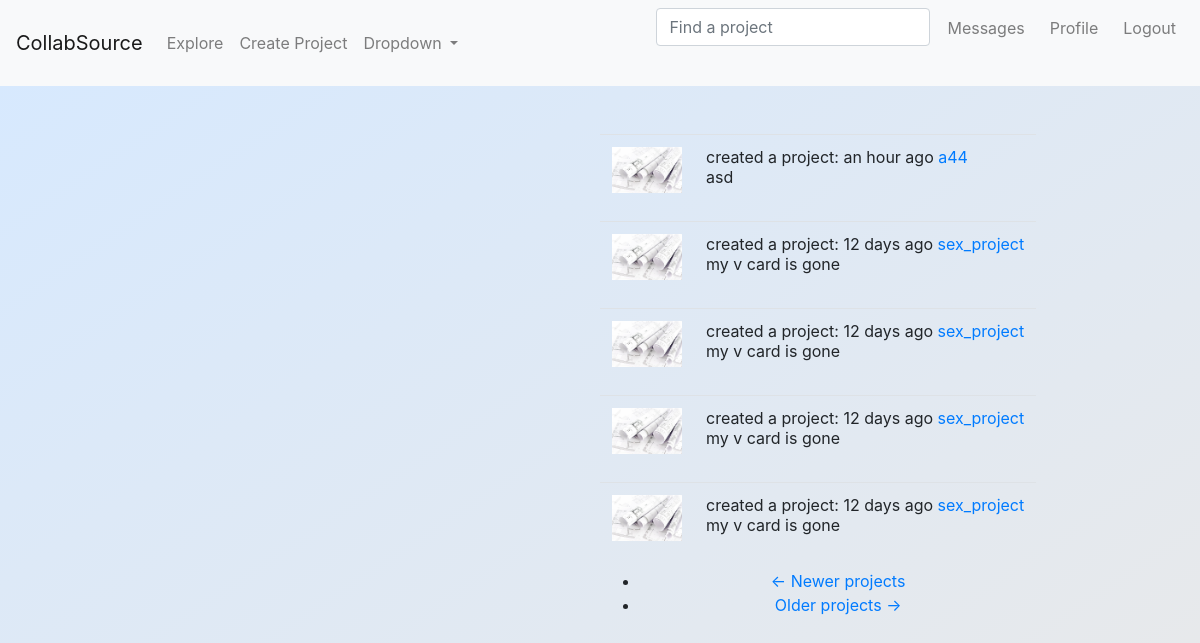
Screenshot of /explore (signed in) with the database file from the repository.
### app/models.py (models this page shows, shortened)
@dataclass
class Project(PaginatedAPIMixin, SearchableMixin, db.Model):
    __searchable__ = ['category','name','descr'] # add 'tags' and 'wanted_positions' when JSON figured out
    id = db.Column(db.Integer, primary_key=True)
    name = db.Column(db.String(60))
    category = db.Column(db.String(60))
    descr = db.Column(db.String(140))
    skill_level = db.Column(db.String(20))
    setting = db.Column(db.String(20))
    chat_link = db.Column(db.String(512)) # Discord, slack etc.
    language = db.Column(db.String(5))
    timestamp = db.Column(db.DateTime, index=True, default=datetime.utcnow) # index to retrieve projs in chron. order
    user_id = db.Column(db.Integer, db.ForeignKey('user.id')) #creator ID (want this to be many to one: many creator to one proj)
    __mapper_args__ = {'polymorphic_on': category}
    tags = db.relationship( # Looking at relationship from project (one) --> tags (many)
        'Tag', secondary=tag_map, #Self-ref, association table
        backref=db.backref('tag_map', lazy='dynamic'), lazy='dynamic') #defines how this relationship will be accessed from the right side entity
    wanted_positions = db.relationship( # represented by 'w_pos' for kind arg in tag functions
        'Position', secondary=position_map,
        backref=db.backref('position_map', lazy='dynamic'), lazy='dynamic')
    user_requests = db.relationship('JoinRequest', back_populates='project',cascade="all, delete-orphan", lazy='dynamic') # try setting to __tablename__
    members = db.relationship('ProjMember',back_populates='project',
                        lazy='dynamic',cascade="all, delete-orphan")

@dataclass
class Learning(Project):
    __mapper_args__ = {'polymorphic_identity': 'learning'}
    id = db.Column(db.Integer, db.ForeignKey('project.id'), primary_key=True)
    _field_name = 'learning' #SelectField option in form, not necessary with API?
    pace = db.Column(db.String(60))
    learning_category = db.Column(db.String(60))
    subject = db.Column(db.String(60)) # may be redundant with project name
    resource = db.Column(db.String(70)) #can be textbook, playlist, etc.

class PaginatedAPIMixin:
    @staticmethod
    def to_collection_dict(query, page, per_page, endpoint, **kwargs):
        resources = query.paginate(page, per_page, False)
        data = {
            'items': [item.to_dict() for item in resources.items],
            '_meta': {
                'page': page,
                'per_page': per_page,
                'total_pages': resources.pages,
                'total_items': resources.total
            },
            '_links': {
                'self': url_for(endpoint, page=page, per_page=per_page,
                                **kwargs),
                'next': url_for(endpoint, page=page + 1, per_page=per_page,
                                **kwargs) if resources.has_next else None,
                'prev': url_for(endpoint, page=page - 1, per_page=per_page,
                                **kwargs) if resources.has_prev else None
            }
        }
        return data

class SearchableMixin(object):
    @classmethod
    def before_commit(cls, session):
        session._changes = {
            'add': list(session.new),
            'update': list(session.dirty),
            'delete': list(session.deleted)
        }
    @classmethod
    def after_commit(cls, session):
        for obj in session._changes['add']:
            if isinstance(obj, SearchableMixin):
                add_to_index(obj.__tablename__, obj)
        for obj in session._changes['update']:
            if isinstance(obj, SearchableMixin):
                add_to_index(obj.__tablename__, obj)
        for obj in session._changes['delete']:
            if isinstance(obj, SearchableMixin):
                remove_from_index(obj.__tablename__, obj)
        session._changes = None

@dataclass
class Project(PaginatedAPIMixin, SearchableMixin, db.Model):
    __searchable__ = ['category','name','descr'] # add 'tags' and 'wanted_positions' when JSON figured out
    id = db.Column(db.Integer, primary_key=True)
    name = db.Column(db.String(60))
    category = db.Column(db.String(60))
    descr = db.Column(db.String(140))
    skill_level = db.Column(db.String(20))
    setting = db.Column(db.String(20))
    chat_link = db.Column(db.String(512)) # Discord, slack etc.
    language = db.Column(db.String(5))
    timestamp = db.Column(db.DateTime, index=True, default=datetime.utcnow) # index to retrieve projs in chron. order
    user_id = db.Column(db.Integer, db.ForeignKey('user.id')) #creator ID (want this to be many to one: many creator to one proj)
    __mapper_args__ = {'polymorphic_on': category}
    tags = db.relationship( # Looking at relationship from project (one) --> tags (many)
        'Tag', secondary=tag_map, #Self-ref, association table
        backref=db.backref('tag_map', lazy='dynamic'), lazy='dynamic') #defines how this relationship will be accessed from the right side entity
    wanted_positions = db.relationship( # represented by 'w_pos' for kind arg in tag functions
        'Position', secondary=position_map,
        backref=db.backref('position_map', lazy='dynamic'), lazy='dynamic')
    user_requests = db.relationship('JoinRequest', back_populates='project',cascade="all, delete-orphan", lazy='dynamic') # try setting to __tablename__
    members = db.relationship('ProjMember',back_populates='project',
                        lazy='dynamic',cascade="all, delete-orphan")

### app/main/routes.py (the view)
@bp.route('/explore')
@login_required
def explore():
    page = request.args.get('page', 1, type=int)
    projects = Project.query.order_by(Project.timestamp.desc()).paginate(
        page, current_app.config['PROJECTS_PER_PAGE'], False)
    next_url = url_for('main.explore', page=projects.next_num) \
        if projects.has_next else None
    prev_url = url_for('main.explore', page=projects.prev_num) \
        if projects.has_prev else None
    return render_template('explore.html', title=_('Explore'),
                           projects=projects.items, next_url=next_url,
                           prev_url=prev_url)

### app/main/forms.py
class SearchForm(FlaskForm):
    q = StringField(_l('Find a project'), validators=[DataRequired()])
    def __init__(self, *args, **kwargs):
        if 'formdata' not in kwargs:
            kwargs['formdata'] = request.args # for the GET request
        if 'csrf_enabled' not in kwargs:
            kwargs['csrf_enabled'] = False
        super(SearchForm, self).__init__(*args, **kwargs)

### app/main/__init__.py (called while the page is built)
@bp.app_context_processor
def inject_permissions(proj=None):
    if proj:
        return dict(Permission=ProjPerm)
    else:
        return dict(Permission=SitePerm)

### app/main/routes.py (called while the page is built)
@bp.before_app_request
def before_request():
    if current_user.is_authenticated:
        current_user.last_seen = datetime.utcnow()
        db.session.commit()
        g.search_form = SearchForm() # g variable is specific to each request and each client
    g.locale = str(get_locale())

### app/models.py (called while the page is built)
@login.user_loader
def load_user(id):
    return User.query.get(int(id))

    def new_requests(self):
        last_read_time = self.last_notif_read_time or datetime(1900,1,1)
        return JoinRequest.query.filter_by(kind='request').join(ProjMember,
            (JoinRequest.project_id == ProjMember.project_id)).filter(
                ProjMember.user_id == self.id).filter(JoinRequest.timestamp > last_read_time).count() + \
            JoinRequest.query.filter_by(user_id = self.id, kind='invite').filter(
                        JoinRequest.timestamp > last_read_time).count()

### app/templates/explore.html (shortened to what this page needs)
{% extends "base.html" %}
{% block content %}
<br><br>
<div class='go_center project_stream' >
    {% for project in projects %}
    {% include '_proj_pvw.html' %}
    {% endfor %}
    <nav aria-label="...">
        <ul class="pager">
            <li class="previous{% if not prev_url %} disabled{% endif %}">
                <a href="{{ prev_url or '#' }}">
                    <span aria-hidden="true">&larr;</span> {{ _('Newer projects') }}
                </a>
            </li>
            <li class="next{% if not next_url %} disabled{% endif %}">
                <a href="{{ next_url or '#' }}">
                    {{ _('Older projects') }} <span aria-hidden="true">&rarr;</span>
                </a>
            </li>
        </ul>
    </nav>
</div>
{% endblock %}

### app/templates/_proj_pvw.html (shortened to what this page needs)
<table class="table table-hover">
    <tr>
        <td width="70px">
            <a href="{{ url_for('main.project', project_id=project.id) }}">
                <img style='width: 70px', src="{{ url_for('static', filename='img/proj.jpg') }}" />
            </a>
        </td>
        <td>
            {{ _('%(username)s created a project: %(when)s',
                    username=user_link, when=moment(project.timestamp).fromNow()) }}
            <a href="{{url_for('main.project', project_id=project.id)}}">{{ project.name }}</a><br>
            {{ project.descr }}
        </td>
    </tr>
</table>

### app/templates/base.html (style rules this page uses)
.go_center { position: relative; left: 50%; margin-left: -300px; text-align: center; display: inline-block; z-index: 1; }
.project_stream { position:absolute; margin-left: 0px; clear: both; }
#grad1 { background-image: linear-gradient(to bottom right, #d6e9ff, #e9e9e9); }

### rows the page displays
Learning: name "a44", descr "asd"
Project: name "sex_project", descr "my v card is gone"
Project: name "sex_project", descr "my v card is gone"
Project: name "sex_project", descr "my v card is gone"
Project: name "sex_project", descr "my v card is gone"
